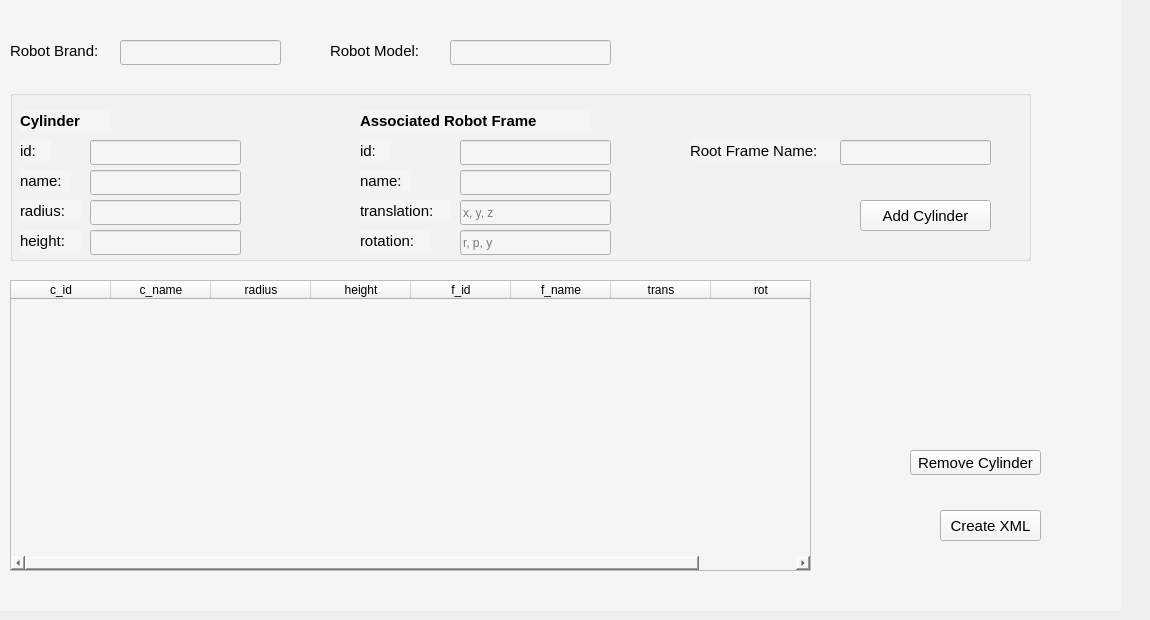
        <widget class="QWidget" name="page_5">
         <widget class="QWidget" name="W_MarverS_OdtEditorPlain" native="true">
          <property name="geometry">
           <rect>
            <x>-20</x>
            <y>0</y>
            <width>1141</width>
            <height>611</height>
           </rect>
          </property>
          <property name="styleSheet">
           <string notr="true">background-color: #F5F5F5;</string>
          </property>
          <widget class="QLineEdit" name="robotModelValue">
           <property name="geometry">
            <rect>
             <x>470</x>
             <y>40</y>
             <width>161</width>
             <height>25</height>
            </rect>
           </property>
          </widget>
          <widget class="QLineEdit" name="robotBrandValue">
           <property name="geometry">
            <rect>
             <x>140</x>
             <y>40</y>
             <width>161</width>
             <height>25</height>
            </rect>
           </property>
          </widget>
          <widget class="QLabel" name="robotModelLabel">
           <property name="geometry">
            <rect>
             <x>350</x>
             <y>40</y>
             <width>111</width>
             <height>21</height>
            </rect>
           </property>
           <property name="font">
            <font>
             <pointsize>11</pointsize>
            </font>
           </property>
           <property name="text">
            <string>Robot Model: </string>
           </property>
          </widget>
          <widget class="QLabel" name="robotBrandLabel">
           <property name="geometry">
            <rect>
             <x>30</x>
             <y>40</y>
             <width>101</width>
             <height>21</height>
            </rect>
           </property>
           <property name="font">
            <font>
             <pointsize>11</pointsize>
            </font>
           </property>
           <property name="text">
            <string>Robot Brand: </string>
           </property>
          </widget>
          <widget class="QTableWidget" name="table">
           <property name="geometry">
            <rect>
             <x>30</x>
             <y>280</y>
             <width>801</width>
             <height>291</height>
            </rect>
           </property>
           <column>
            <property name="text">
             <string>c_id</string>
            </property>
           </column>
           <column>
            <property name="text">
             <string>c_name</string>
            </property>
           </column>
           <column>
            <property name="text">
             <string>radius</string>
            </property>
           </column>
           <column>
            <property name="text">
             <string>height</string>
            </property>
           </column>
           <column>
            <property name="text">
             <string>f_id</string>
            </property>
           </column>
           <column>
            <property name="text">
             <string>f_name</string>
            </property>
           </column>
           <column>
            <property name="text">
             <string>trans</string>
            </property>
           </column>
           <column>
            <property name="text">
             <string>rot</string>
            </property>
           </column>
          </widget>
          <widget class="QPushButton" name="removeCylinderButton">
           <property name="geometry">
            <rect>
             <x>930</x>
             <y>450</y>
             <width>131</width>
             <height>25</height>
            </rect>
           </property>
           <property name="font">
            <font>
             <pointsize>11</pointsize>
            </font>
           </property>
           <property name="text">
            <string>Remove Cylinder</string>
           </property>
          </widget>
          <widget class="QPushButton" name="createXMLbutton">
           <property name="geometry">
            <rect>
             <x>960</x>
             <y>510</y>
             <width>101</width>
             <height>31</height>
            </rect>
           </property>
           <property name="font">
            <font>
             <pointsize>11</pointsize>
            </font>
           </property>
           <property name="focusPolicy">
            <enum>Qt::StrongFocus</enum>
           </property>
           <property name="contextMenuPolicy">
            <enum>Qt::DefaultContextMenu</enum>
           </property>
           <property name="text">
            <string>Create XML</string>
           </property>
          </widget>
          <widget class="QGroupBox" name="gbxMarverS">
           <property name="geometry">
            <rect>
             <x>30</x>
             <y>90</y>
             <width>1021</width>
             <height>171</height>
            </rect>
           </property>
           <property name="title">
            <string/>
           </property>
           <widget class="QLineEdit" name="cylinderHeightValue">
            <property name="geometry">
             <rect>
              <x>80</x>
              <y>140</y>
              <width>151</width>
              <height>25</height>
             </rect>
            </property>
           </widget>
           <widget class="QLabel" name="cylinderRadius">
            <property name="geometry">
             <rect>
              <x>10</x>
              <y>110</y>
              <width>61</width>
              <height>21</height>
             </rect>
            </property>
            <property name="font">
             <font>
              <pointsize>11</pointsize>
             </font>
            </property>
            <property name="text">
             <string>radius: </string>
            </property>
           </widget>
           <widget class="QLabel" name="frameName">
            <property name="geometry">
             <rect>
              <x>350</x>
              <y>80</y>
              <width>51</width>
              <height>21</height>
             </rect>
            </property>
            <property name="font">
             <font>
              <pointsize>11</pointsize>
             </font>
            </property>
            <property name="text">
             <string>name: </string>
            </property>
           </widget>
           <widget class="QLabel" name="cylinderHeight">
            <property name="geometry">
             <rect>
              <x>10</x>
              <y>140</y>
              <width>61</width>
              <height>21</height>
             </rect>
            </property>
            <property name="font">
             <font>
              <pointsize>11</pointsize>
             </font>
            </property>
            <property name="text">
             <string>height: </string>
            </property>
           </widget>
           <widget class="QLineEdit" name="frameTranslationValue">
            <property name="geometry">
             <rect>
              <x>450</x>
              <y>110</y>
              <width>151</width>
              <height>25</height>
             </rect>
            </property>
            <property name="placeholderText">
             <string>x, y, z</string>
            </property>
           </widget>
           <widget class="QLineEdit" name="frameRotationValue">
            <property name="geometry">
             <rect>
              <x>450</x>
              <y>140</y>
              <width>151</width>
              <height>25</height>
             </rect>
            </property>
            <property name="placeholderText">
             <string>r, p, y</string>
            </property>
           </widget>
           <widget class="QLabel" name="frame_9">
            <property name="geometry">
             <rect>
              <x>350</x>
              <y>20</y>
              <width>231</width>
              <height>21</height>
             </rect>
            </property>
            <property name="font">
             <font>
              <pointsize>11</pointsize>
              <weight>75</weight>
              <bold>true</bold>
             </font>
            </property>
            <property name="text">
             <string>Associated Robot Frame</string>
            </property>
           </widget>
           <widget class="QLabel" name="cylinder">
            <property name="geometry">
             <rect>
              <x>10</x>
              <y>20</y>
              <width>91</width>
              <height>21</height>
             </rect>
            </property>
            <property name="font">
             <font>
              <pointsize>11</pointsize>
              <weight>75</weight>
              <bold>true</bold>
             </font>
            </property>
            <property name="text">
             <string>Cylinder </string>
            </property>
           </widget>
           <widget class="QLabel" name="frameId">
            <property name="geometry">
             <rect>
              <x>350</x>
              <y>50</y>
              <width>31</width>
              <height>21</height>
             </rect>
            </property>
            <property name="font">
             <font>
              <pointsize>11</pointsize>
             </font>
            </property>
            <property name="text">
             <string>id: </string>
            </property>
           </widget>
           <widget class="QLabel" name="rootFrame">
            <property name="geometry">
             <rect>
              <x>680</x>
              <y>50</y>
              <width>151</width>
              <height>21</height>
             </rect>
            </property>
            <property name="font">
             <font>
              <pointsize>11</pointsize>
             </font>
            </property>
            <property name="text">
             <string>Root Frame Name: </string>
            </property>
           </widget>
           <widget class="QLineEdit" name="cylinderRadiusValue">
            <property name="geometry">
             <rect>
              <x>80</x>
              <y>110</y>
              <width>151</width>
              <height>25</height>
             </rect>
            </property>
           </widget>
           <widget class="QLineEdit" name="cylinderNameValue">
            <property name="geometry">
             <rect>
              <x>80</x>
              <y>80</y>
              <width>151</width>
              <height>25</height>
             </rect>
            </property>
           </widget>
           <widget class="QPushButton" name="addCylinderButton">
            <property name="geometry">
             <rect>
              <x>850</x>
              <y>110</y>
              <width>131</width>
              <height>31</height>
             </rect>
            </property>
            <property name="font">
             <font>
              <pointsize>11</pointsize>
             </font>
            </property>
            <property name="text">
             <string>Add Cylinder</string>
            </property>
           </widget>
           <widget class="QLabel" name="cylinderId">
            <property name="geometry">
             <rect>
              <x>10</x>
              <y>50</y>
              <width>31</width>
              <height>21</height>
             </rect>
            </property>
            <property name="font">
             <font>
              <pointsize>11</pointsize>
             </font>
            </property>
            <property name="text">
             <string>id: </string>
            </property>
           </widget>
           <widget class="QLabel" name="frameTranslation">
            <property name="geometry">
             <rect>
              <x>350</x>
              <y>110</y>
              <width>91</width>
              <height>21</height>
             </rect>
            </property>
            <property name="font">
             <font>
              <pointsize>11</pointsize>
             </font>
            </property>
            <property name="text">
             <string>translation: </string>
            </property>
           </widget>
           <widget class="QLabel" name="frameRotation">
            <property name="geometry">
             <rect>
              <x>350</x>
              <y>140</y>
              <width>71</width>
              <height>21</height>
             </rect>
            </property>
            <property name="font">
             <font>
              <pointsize>11</pointsize>
             </font>
            </property>
            <property name="text">
             <string>rotation:  </string>
            </property>
           </widget>
           <widget class="QLineEdit" name="frameNameValue">
            <property name="geometry">
             <rect>
              <x>450</x>
              <y>80</y>
              <width>151</width>
              <height>25</height>
             </rect>
            </property>
           </widget>
           <widget class="QLineEdit" name="cylinderIdValue">
            <property name="geometry">
             <rect>
              <x>80</x>
              <y>50</y>
              <width>151</width>
              <height>25</height>
             </rect>
            </property>
           </widget>
           <widget class="QLabel" name="cylinderName">
            <property name="geometry">
             <rect>
              <x>10</x>
              <y>80</y>
              <width>51</width>
              <height>21</height>
             </rect>
            </property>
            <property name="font">
             <font>
              <pointsize>11</pointsize>
             </font>
            </property>
            <property name="text">
             <string>name: </string>
            </property>
           </widget>
           <widget class="QLineEdit" name="frameIdValue">
            <property name="geometry">
             <rect>
              <x>450</x>
              <y>50</y>
              <width>151</width>
              <height>25</height>
             </rect>
            </property>
           </widget>
           <widget class="QLineEdit" name="rootFrameValue">
            <property name="geometry">
             <rect>
              <x>830</x>
              <y>50</y>
              <width>151</width>
              <height>25</height>
             </rect>
            </property>
           </widget>
          </widget>
         </widget>
        </widget>
